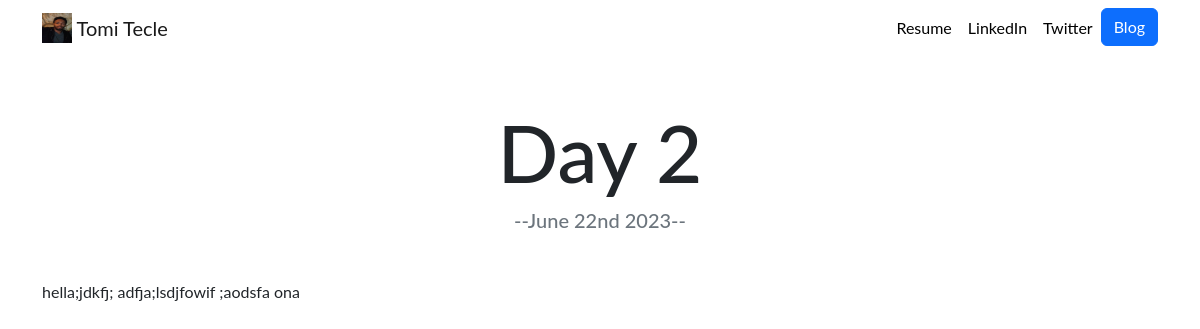
The app's page /blog/2/ with its own data.
### blog/models.py (models this page shows)
class Blog(models.Model):
    title = models.CharField(max_length=200)
    description = models.TextField()
    date = models.DateField()
    def __str__(self):
        return self.title

### blog/views.py (the view)
# urls.py: path('<int:blog_id>/', views.detail, name='detail'),
def detail(request, blog_id):
	blog = get_object_or_404(Blog, id=blog_id)
	return render(request, 'blog/detail.html', {'blog':blog})

### blog/templates/blog/detail.html
{% extends 'portfolio/base.html'%}
{% load static %}
{% block content %}
<h2 class="text-center mt-5" id="blogdetailtitle">{{ blog }}</h2>
<h5 class="text-center text-muted mb-5">--{{ blog.date|date:'F jS Y' }}--</h5>
{{ blog.description|safe }}
{% endblock %}

### portfolio/static/portfolio/custom.css (style rules this page uses)
body { font-family: 'Lato', sans-serif; }
@media (min-width: 992px) { #blogdetailtitle { font-size: 5rem; } }

### records on screen
Blog: title "Day 2", date "June 22nd 2023", description "hella;jdkfj; adfja;lsdjfowif ;aodsfa ona"
